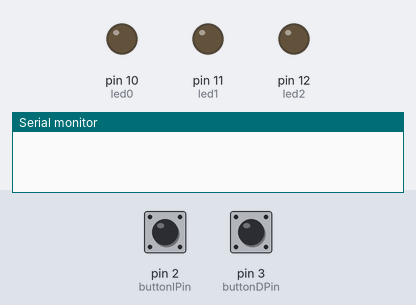
Bench run of a sketch on a simulated Arduino Uno, built with avr-gcc and run on an emulated ATmega328P. Shown: output pins drawn as LEDs (lit = HIGH), the last lines printed to the serial monitor. The inputs (shaded band) are chosen by the test bench; at power-on: pin 2 (buttonIPin) LOW, pin 3 (buttonDPin) LOW.

Above: at 1.2 s.
1.3 s: pin 2 (buttonIPin) pulled HIGH for 0.15 s
At 2.6 s:
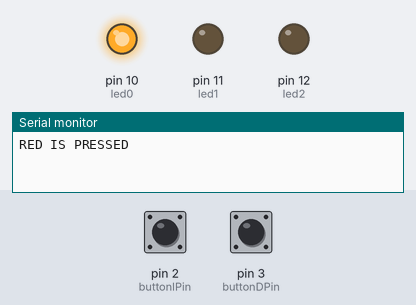
2.9 s: pin 2 (buttonIPin) pulled HIGH for 1 s
At 4.8 s:
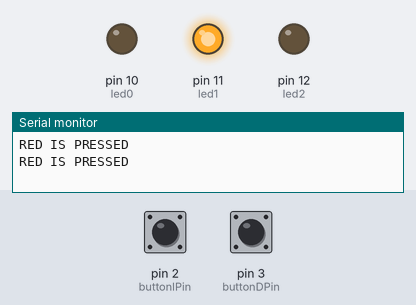
5.4 s: pin 2 (buttonIPin) pulled HIGH for 0.15 s
At 5.9 s:
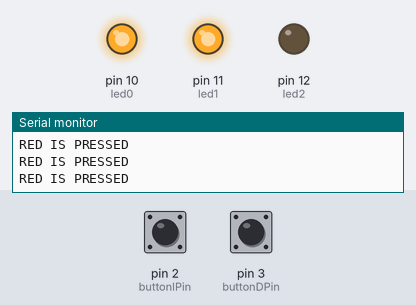
7.0 s: pin 2 (buttonIPin) pulled HIGH for 3.2 s
At 11.1 s:
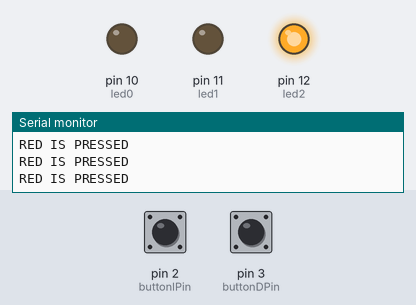
11.7 s: pin 3 (buttonDPin) pulled HIGH for 0.15 s
At 12.7 s:
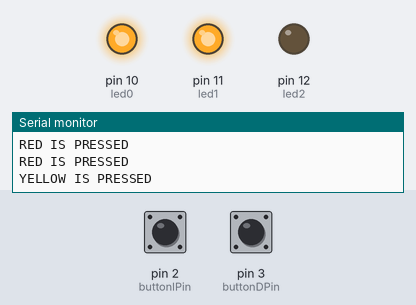
13.3 s: pin 3 (buttonDPin) pulled HIGH for 1 s
At 14.9 s:
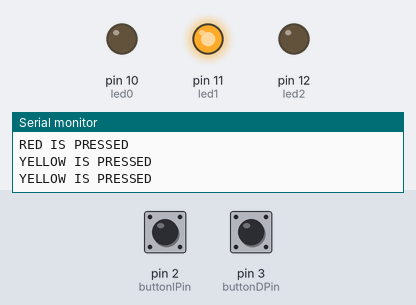
Timing chart, 0 to 16.4 s (numbered marks = the images above; inputs shaded):
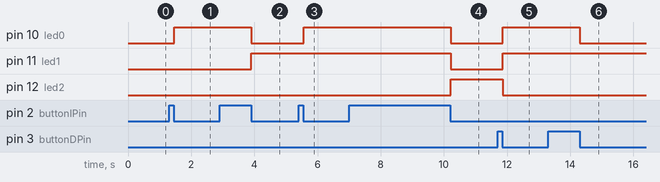

The sketch:

lab2.ino
```cpp
//Affan Farid UIN: 671455693
//Lab 2 - Input and Output
//A program that flashes LEDs with no 2 LEDs being on at the same time
//Assumptions: Expected Arduino Uno, LEDs were functional, buttons/switches
//References: prelab 2, tutorial on inputs on outputs to see how to communicate with I/O

//define pins to LEDs and buttons
int led2 = 12;
int led1 = 11;
int led0 = 10;

int buttonDPin = 3;
int buttonIPin = 2;

//declares the states and previous states to control repeated input on a butotn press

int buttonIState = 0;
int buttonDState = 0;

int iStateprev;
int dStateprev;

int i = 0;


void setup() {
  //declares pins to LEDS
  pinMode(led0, OUTPUT);
  pinMode(led1, OUTPUT);
  pinMode(led2, OUTPUT);

  pinMode(buttonDPin, INPUT);
  pinMode(buttonIPin, INPUT);

  //allows printing to console
  Serial.begin(9600);

}

void loop() {

  //takes in inital output
  buttonIState = digitalRead(buttonIPin);
  buttonDState = digitalRead(buttonDPin);

  //delay waits for no repeated input
  delay (20);

  //takes in new input to sense if button was pressed or just held
  int btnI = digitalRead(buttonIPin);
  int btnD = digitalRead(buttonDPin);


    //checks if button was actually pressed and released
    if( ( (iStateprev == buttonIState) && (btnI != buttonIState) )  || ( (dStateprev == buttonDState) && (btnD != buttonDState) )   ){

        //converts the number to binary using signal functions
        signal( led2, ((i >> 2) % 2) == 1);
        signal( led1, ((i >> 1) % 2) == 1);
        signal( led0, ((i >> 0) % 2) == 1);

      //reads current state of button
       buttonIState = digitalRead(buttonIPin);
       buttonDState = digitalRead(buttonDPin);

       //increments if red button is pressed
       if(buttonIState == HIGH){
          i++;
          Serial.print("RED IS PRESSED \n");
       }

      //decrements if yellow button is pressed
       if(buttonDState == HIGH){
          i--;
          Serial.print("YELLOW IS PRESSED \n");
       }
   }

  //saves previous state
  iStateprev = buttonIState;
  dStateprev = buttonDState;

}

//takes in led port and a boolean, if its true, it lights it up, if not, it turns it off
void signal(int led, bool on) {
  if(on) {
    digitalWrite(led, HIGH);
  }
  else {
    digitalWrite(led, LOW);
  }
}
```

Measured:
- after the input at 1.3 s, pin 10 (led0): LOW → HIGH after 0.16 s
- after the input at 2.9 s, pin 10 (led0): HIGH → LOW after 1.0 s; pin 11 (led1): LOW → HIGH after 1.0 s
- after the input at 5.4 s, pin 10 (led0): LOW → HIGH after 0.17 s
- after the input at 7.0 s, pin 10 (led0), pin 11 (led1): HIGH → LOW after 3.2 s; pin 12 (led2): LOW → HIGH after 3.2 s
- after the input at 11.7 s, pin 10 (led0), pin 11 (led1): LOW → HIGH after 0.16 s; pin 12 (led2): HIGH → LOW after 0.16 s
- after the input at 13.3 s, pin 10 (led0): HIGH → LOW after 1.0 s
